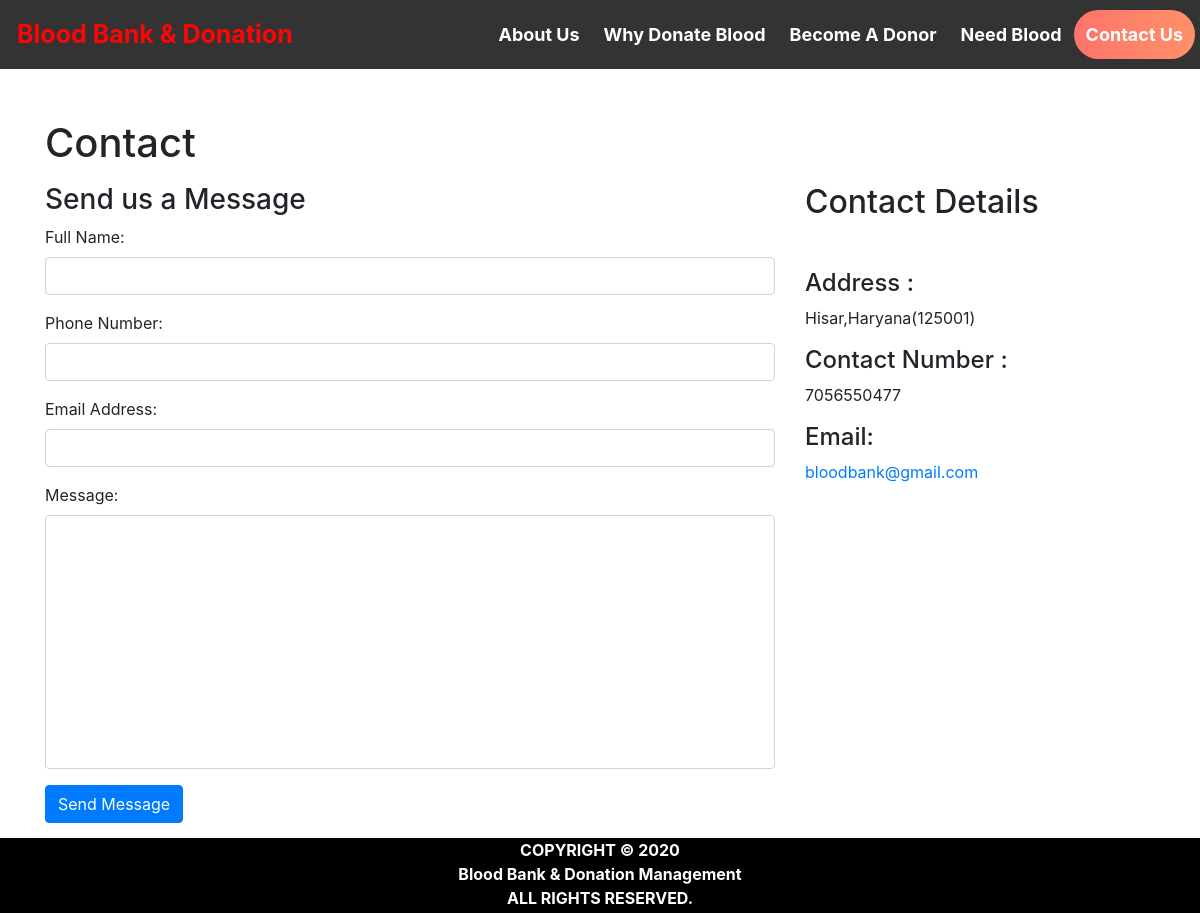
The page /contact_us.php on the database as committed earlier.
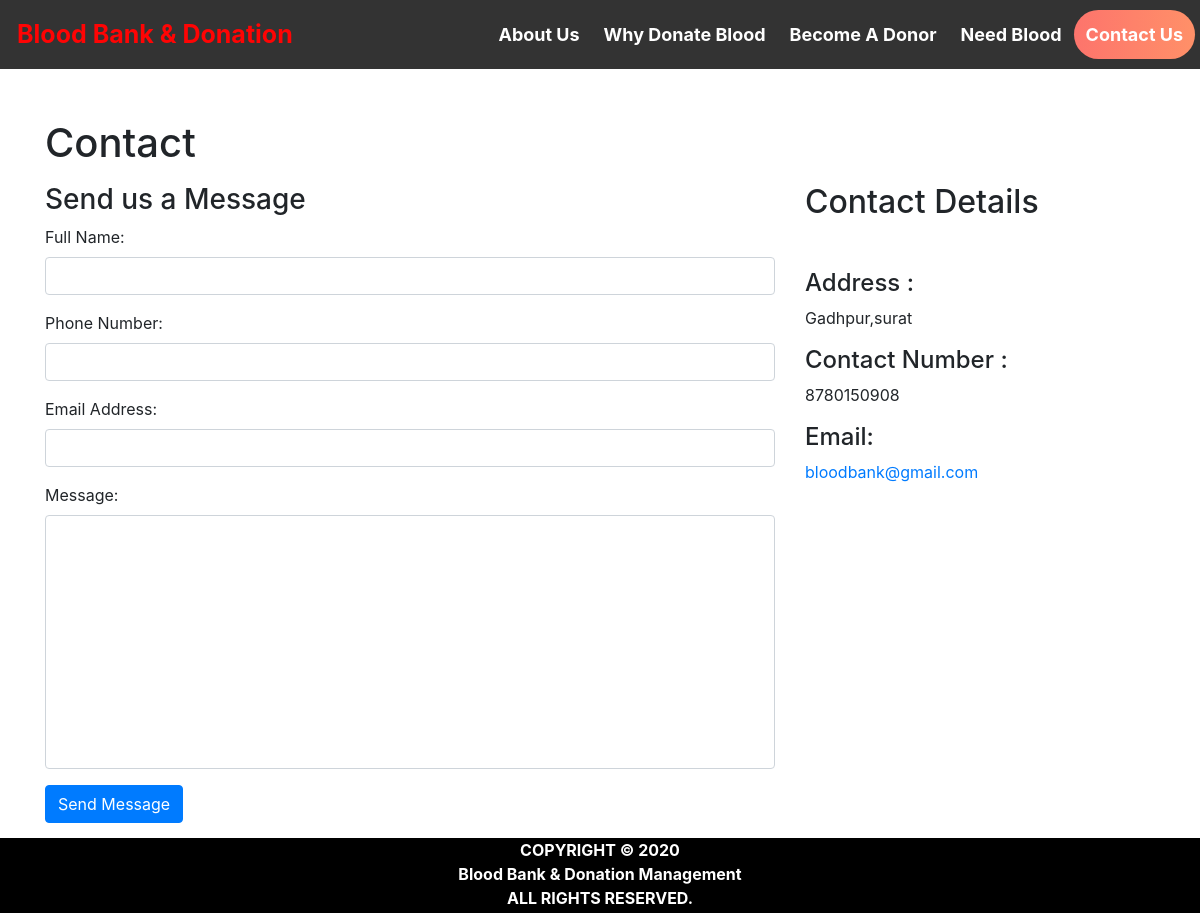
The same page on the database as committed later.
### tables this page shows
create table contact_info(
contact_id int auto_increment Not Null,
contact_address varchar(100) NOT NULL,
contact_mail varchar(50) NOT NULL,
contact_phone varchar(100) NOT NULL,
primary key(contact_id)
);

### contact_us.php (the view, shortened to what this page needs)
<html>
<head>
  <link rel="stylesheet" href="https://maxcdn.bootstrapcdn.com/bootstrap/4.5.2/css/bootstrap.min.css">
</head>
<body>
<?php $active ='contact';
include 'head.php'; ?>
<div id="page-container" style="margin-top:50px; position: relative;min-height: 84vh;">
  <div class="container">
  <div id="content-wrap" style="padding-bottom:50px;">
    <h1 class="mt-4 mb-3">Contact</h1>
    <div class="row">
      <div class="col-lg-8 mb-4">
        <h3>Send us a Message</h3>
        <form name="sentMessage"  method="post">
            <div class="control-group form-group">
                <div class="controls">
                    <label>Full Name:</label>
                    <input type="text" class="form-control" id="name" name="fullname" required>
                </div>
            </div>
            <div class="control-group form-group">
                <div class="controls">
                    <label>Phone Number:</label>
                    <input type="tel" class="form-control" id="phone" name="contactno"  required >
                </div>
            </div>
            <div class="control-group form-group">
                <div class="controls">
                    <label>Email Address:</label>
                    <input type="email" class="form-control" id="email" name="email" required>
                </div>
            </div>
            <div class="control-group form-group">
                <div class="controls">
                    <label>Message:</label>
                    <textarea rows="10" cols="100" class="form-control" id="message" name="message" required  maxlength="999" style="resize:none"></textarea>
                </div>
            </div>
            <button type="submit" name="send"  class="btn btn-primary">Send Message</button>
        </form>
    </div>
    <div class="col-lg-4 mb-4">
        <h2>Contact Details</h2>
        <?php
          include 'conn.php';
          $sql= "select * from contact_info";
          $result=mysqli_query($conn,$sql);
          if(mysqli_num_rows($result)>0)   {
              while($row = mysqli_fetch_assoc($result)) { ?>
        <br>
        <p>
            <h4>Address :</h4><?php echo $row['contact_address']; ?>
        </p>
        <p>
            <h4>Contact Number :</h4><?php echo $row['contact_phone']; ?>
        </p>
        <p>
          <h4>  Email: </h4><a href="#"><?php echo $row['contact_mail']; ?></a>
        </p>
        <?php }
      } ?>
    </div>
</div>
</div>
</div>
<?php include 'footer.php' ?>
</div>
</body>
</html>

### head.php (shortened to what this page needs)
<html>
<head>
</head>
<body>
  <div class="header">
    <a href="home.php" class="logo"<?php if($active=='home') echo "class='logo2'"; ?>>Blood Bank & Donation </a>
    <div class="header-right">
    <a href="about_us.php"  <?php if($active=='about') echo "class='act'"; ?> >About Us</a>
    <a href="why_donate_blood.php"  <?php if($active=='why') echo "class='act'"; ?>>Why Donate Blood</a>
      <a href="donate_blood.php"  <?php if($active=='donate') echo "class='act'"; ?>>Become A Donor</a>
      <a href="need_blood.php" <?php if($active=='need') echo "class='act'"; ?>>Need Blood</a>
      <a href="contact_us.php" <?php if($active=='contact') echo "class='act'"; ?>>Contact Us</a>
    </div>
  </div>
</body>
</html>

### footer.php (shortened to what this page needs)
<html>
<head>
</head>
<body>
  <div id="footer" >
  <b><center>COPYRIGHT © 2020<br>
  Blood Bank & Donation Management
  <br>
  ALL RIGHTS RESERVED.
  </center>
  </div>
</body>
</html>

### head.php (style rules this page uses)
.header { overflow:hidden; background-color: #333; top: 0; width:100%; padding: 10px 5px; color:#FF0404 ; }
.header a { float: left; color: white; text-align: center; padding: 12px; text-decoration: none; font-size: 18px; line-height: 25px; border-radius: 4px; font-weight:bold; }
.header a.logo { font-size: 25px; font-weight: bold; color:#FF0404 ; }
.header-right { float: right; }
a.act { background: linear-gradient(to right, #fd746c 0%, #ff9068 100%); color: white; border-radius:30px; }

### footer.php (style rules this page uses)
#footer { position:absolute; left: 0; bottom: 0; width: 100%; height: 75px; background-color:#000000; color:white; text-align: center; }

Rows that differ between the two databases and show on the page:
changed contact_info "bloodbank@gmail.com": contact_address "Hisar,Haryana(125001)" → "Gadhpur,surat"; contact_phone "7056550477" → "8780150908"
